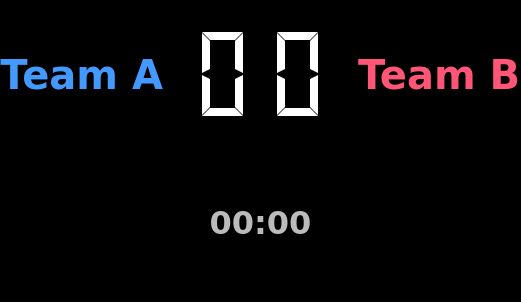
<?xml version="1.0" encoding="UTF-8"?>
<ui version="4.0">
 <class>MainWindow</class>
 <widget class="QMainWindow" name="MainWindow">
  <property name="geometry">
   <rect>
    <x>0</x>
    <y>0</y>
    <width>454</width>
    <height>302</height>
   </rect>
  </property>
  <property name="windowTitle">
   <string>MSL Audience Client</string>
  </property>
  <property name="styleSheet">
   <string notr="true">background-color: black;</string>
  </property>
  <widget class="QWidget" name="centralWidget">
   <layout class="QVBoxLayout" name="verticalLayout">
    <property name="spacing">
     <number>0</number>
    </property>
    <property name="leftMargin">
     <number>0</number>
    </property>
    <property name="topMargin">
     <number>0</number>
    </property>
    <property name="rightMargin">
     <number>0</number>
    </property>
    <property name="bottomMargin">
     <number>5</number>
    </property>
    <item>
     <layout class="QHBoxLayout" name="horizontalLayout_2">
      <property name="spacing">
       <number>15</number>
      </property>
      <item>
       <layout class="QHBoxLayout" name="horizontalLayout_3" stretch="1,0">
        <property name="spacing">
         <number>30</number>
        </property>
        <item>
         <widget class="QLabel" name="lbl_ta">
          <property name="font">
           <font>
            <family>Verdana</family>
            <pointsize>30</pointsize>
            <weight>75</weight>
            <bold>true</bold>
           </font>
          </property>
          <property name="styleSheet">
           <string notr="true">color: #49F;</string>
          </property>
          <property name="text">
           <string>Team A</string>
          </property>
          <property name="alignment">
           <set>Qt::AlignRight|Qt::AlignTrailing|Qt::AlignVCenter</set>
          </property>
         </widget>
        </item>
        <item>
         <widget class="QLCDNumber" name="lcdA">
          <property name="minimumSize">
           <size>
            <width>60</width>
            <height>60</height>
           </size>
          </property>
          <property name="font">
           <font>
            <pointsize>40</pointsize>
           </font>
          </property>
          <property name="styleSheet">
           <string notr="true">color: white;</string>
          </property>
          <property name="digitCount">
           <number>1</number>
          </property>
          <property name="segmentStyle">
           <enum>QLCDNumber::Flat</enum>
          </property>
         </widget>
        </item>
       </layout>
      </item>
      <item>
       <layout class="QHBoxLayout" name="horizontalLayout_5" stretch="0,1">
        <property name="spacing">
         <number>30</number>
        </property>
        <item>
         <widget class="QLCDNumber" name="lcdB">
          <property name="minimumSize">
           <size>
            <width>60</width>
            <height>0</height>
           </size>
          </property>
          <property name="font">
           <font>
            <pointsize>40</pointsize>
           </font>
          </property>
          <property name="styleSheet">
           <string notr="true">color: white;</string>
          </property>
          <property name="digitCount">
           <number>1</number>
          </property>
          <property name="segmentStyle">
           <enum>QLCDNumber::Flat</enum>
          </property>
         </widget>
        </item>
        <item>
         <widget class="QLabel" name="lbl_tb">
          <property name="font">
           <font>
            <family>Verdana</family>
            <pointsize>30</pointsize>
            <weight>75</weight>
            <bold>true</bold>
           </font>
          </property>
          <property name="styleSheet">
           <string notr="true">color: #f57;</string>
          </property>
          <property name="text">
           <string>Team B</string>
          </property>
         </widget>
        </item>
       </layout>
      </item>
     </layout>
    </item>
    <item>
     <layout class="QHBoxLayout" name="horizontalLayout_4">
      <item>
       <widget class="QLabel" name="lbl_time">
        <property name="font">
         <font>
          <family>Verdana</family>
          <pointsize>24</pointsize>
          <weight>75</weight>
          <bold>true</bold>
         </font>
        </property>
        <property name="styleSheet">
         <string notr="true">color: #bbb;</string>
        </property>
        <property name="text">
         <string>00:00</string>
        </property>
        <property name="alignment">
         <set>Qt::AlignCenter</set>
        </property>
       </widget>
      </item>
     </layout>
    </item>
   </layout>
  </widget>
  <action name="actionFlip">
   <property name="text">
    <string>Flip</string>
   </property>
   <property name="shortcut">
    <string>Ctrl+F</string>
   </property>
  </action>
 </widget>
 <layoutdefault spacing="6" margin="11"/>
 <resources/>
 <connections/>
</ui>
